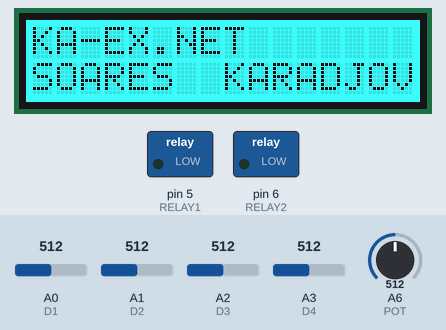
The sketch below on a simulated Arduino Nano, built with avr-gcc and run on an emulated ATmega328P. Shown: 16×2 character LCD, switched loads named in the sketch (green lamp = pin HIGH). The inputs (shaded band) are chosen by the test bench; at power-on: A0 (D1) = 512, A1 (D2) = 512, A2 (D3) = 512, A3 (D4) = 512, A6 (POT) = 512. What the sketch prints to the serial monitor is not drawn.

Above: at 0.1 s.
At 1.2 s:
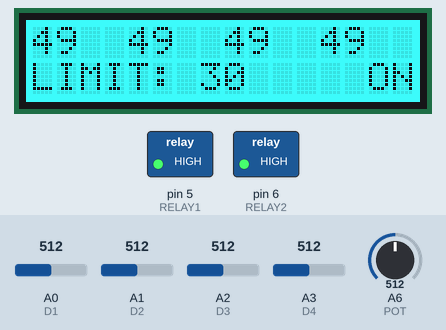
Timing chart, 0 to 2.7 s (numbered marks = the images above):
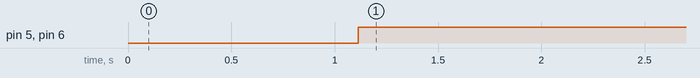

Measured:
- by itself, pin 5 (RELAY1), pin 6 (RELAY2): LOW → HIGH at 1.1 s

The sketch:

Smoking_system.ino
```cpp
#include <Wire.h>
#include <rgb_lcd.h>

#define RELAY1 5
#define RELAY2 6

#define D1 A0
#define D2 A1
#define D3 A2
#define D4 A3

#define POT A6

int offset = 0;
int pot_val = 0;
int pot_end = 0;

boolean s = false;

//LCD
rgb_lcd lcd;
const int colorR = 0;
const int colorG = 255;
const int colorB = 255;

void setup() {
  //SERIAL
  Serial.begin(9600);
  //DISPLAY
  Wire.begin();// Activate I2C
  //display
  lcd.begin(16,2);
  lcd.setRGB(colorR,colorG,colorB);
  lcd.setCursor(0,0);
  lcd.print("KA-EX.NET");
  lcd.setCursor(0,1);
  lcd.print("SOARES  KARADJOV");
  delay(1000);
  lcd.clear();
  //RELAYS
  pinMode(RELAY1,OUTPUT);
  pinMode(RELAY2,OUTPUT);
}

void loop() {

  int val1 = analogRead(D1);
  int val2 = analogRead(D2);
  int val3 = analogRead(D3);
  int val4 = analogRead(D4);

  pot_val = analogRead(POT);

  Serial.print("POT:");
  Serial.println(pot_val);

  pot_end = map(pot_val,0,1023,1,60);

  int val11 = map(val1,0,1023,0,99);
  int val22 = map(val2,0,1023,0,99);
  int val33 = map(val3,0,1023,0,99);
  int val44 = map(val4,0,1023,0,99);

  int limit = offset + pot_end;

  Serial.print("D1:");
  Serial.print(val1);
  Serial.print(" - ");
  Serial.println(val11);

  lcd.setCursor(0,0);
  if (val11 < 10) {
    lcd.print(" ");
  }
  lcd.print(val11);

  Serial.print("D2:");
  Serial.print(val2);
  Serial.print(" - ");
  Serial.println(val22);

  lcd.setCursor(4,0);
  if (val22 < 10) {
    lcd.print(" ");
  }
  lcd.print(val22);

  Serial.print("D3:");
  Serial.print(val3);
  Serial.print(" - ");
  Serial.println(val33);

  lcd.setCursor(8,0);
  if (val33 < 10) {
    lcd.print(" ");
  }
  lcd.print(val33);

  Serial.print("D4:");
  Serial.print(val4);
  Serial.print(" - ");
  Serial.println(val44);

  lcd.setCursor(12,0);
  if (val44 < 10) {
    lcd.print(" ");
  }
  lcd.print(val44);

  Serial.print("LIMIT:");
  Serial.println(limit);

  lcd.setCursor(0,1);
  lcd.print("LIMIT: ");
  if (limit < 10) {
    lcd.print(" ");
  }
  lcd.print(limit);

  if ((val11 > limit || val22 > limit || val33 > limit || val44 > limit) && (val1 < 1023) && (val2 < 1023) && (val3 < 1023) && (val4 < 1023)) {
    digitalWrite(RELAY1,1);
    digitalWrite(RELAY2,1);
    s = true;
    lcd.setCursor(13,1);
    lcd.print(" ON");
    delay(30000);
    //offset = 38;
  } else {
    digitalWrite(RELAY1,0);
    digitalWrite(RELAY2,0);
    s = false;
    lcd.setCursor(13,1);
    lcd.print("OFF");
  }
  lcd.setCursor(13,1);
  if (s == true) {
    lcd.print(" ON");
  } else {
    lcd.print("OFF");
  }
  Serial.println(s);
  delay(1000);
}
```
